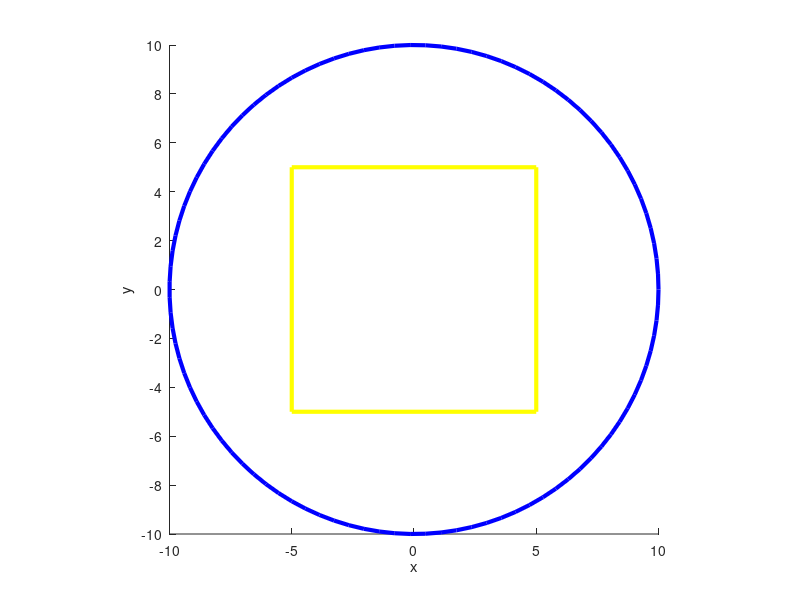

This figure's MATLAB source:
clear close all

t = linspace(0,2*pi,100);
r = 10;

xlabel('x')
xticks(-10:5:10)
ylabel('y')
yticks(-10:2:10)
axis([-10, 10, -10, 10])
axis square
hold on
plot(r*cos(t), r*sin(t), 'b', 'LineWidth', 3)
rectangle('Position',[-5 -5 10 10], 'EdgeColor', 'y', 'LineWidth', 3)